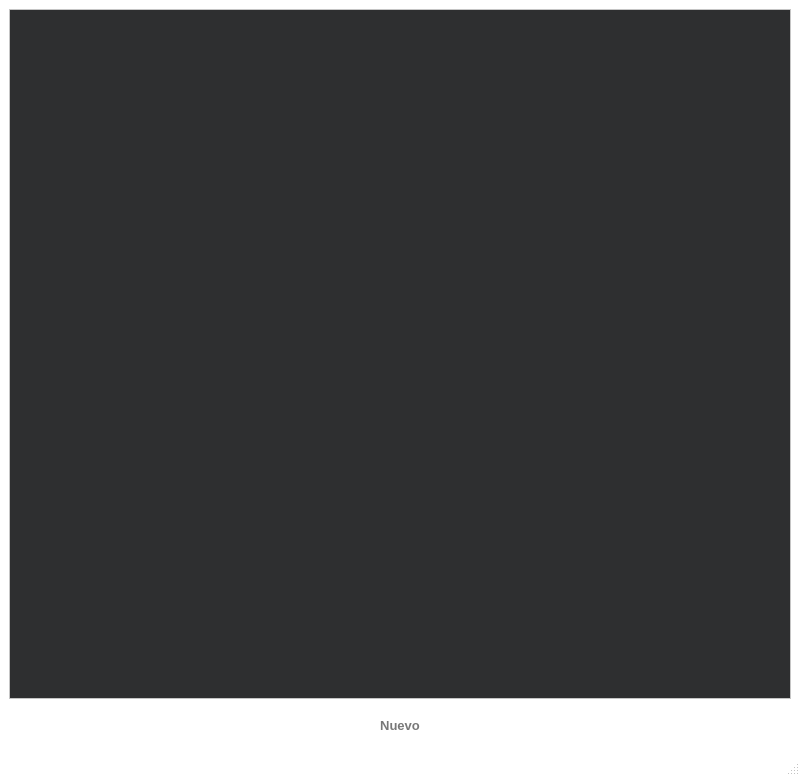
<?xml version="1.0" encoding="UTF-8"?>
<ui version="4.0">
 <class>Screen_Table_Resultado_Intervenciones</class>
 <widget class="QMainWindow" name="Screen_Table_Resultado_Intervenciones">
  <property name="geometry">
   <rect>
    <x>0</x>
    <y>0</y>
    <width>800</width>
    <height>776</height>
   </rect>
  </property>
  <property name="palette">
   <palette>
    <active>
     <colorrole role="Base">
      <brush brushstyle="SolidPattern">
       <color alpha="255">
        <red>46</red>
        <green>47</green>
        <blue>48</blue>
       </color>
      </brush>
     </colorrole>
     <colorrole role="Window">
      <brush brushstyle="SolidPattern">
       <color alpha="255">
        <red>255</red>
        <green>255</green>
        <blue>255</blue>
       </color>
      </brush>
     </colorrole>
    </active>
    <inactive>
     <colorrole role="Base">
      <brush brushstyle="SolidPattern">
       <color alpha="255">
        <red>46</red>
        <green>47</green>
        <blue>48</blue>
       </color>
      </brush>
     </colorrole>
     <colorrole role="Window">
      <brush brushstyle="SolidPattern">
       <color alpha="255">
        <red>255</red>
        <green>255</green>
        <blue>255</blue>
       </color>
      </brush>
     </colorrole>
    </inactive>
    <disabled>
     <colorrole role="Base">
      <brush brushstyle="SolidPattern">
       <color alpha="255">
        <red>255</red>
        <green>255</green>
        <blue>255</blue>
       </color>
      </brush>
     </colorrole>
     <colorrole role="Window">
      <brush brushstyle="SolidPattern">
       <color alpha="255">
        <red>255</red>
        <green>255</green>
        <blue>255</blue>
       </color>
      </brush>
     </colorrole>
    </disabled>
   </palette>
  </property>
  <property name="windowTitle">
   <string>MainWindow</string>
  </property>
  <widget class="QWidget" name="centralwidget">
   <layout class="QVBoxLayout" name="verticalLayout">
    <item>
     <widget class="QTableView" name="tableView">
      <property name="styleSheet">
       <string notr="true">font: 10pt &quot;Segoe UI&quot;;</string>
      </property>
     </widget>
    </item>
    <item>
     <layout class="QHBoxLayout" name="horizontalLayout">
      <item>
       <spacer name="horizontalSpacer">
        <property name="orientation">
         <enum>Qt::Horizontal</enum>
        </property>
        <property name="sizeHint" stdset="0">
         <size>
          <width>40</width>
          <height>20</height>
         </size>
        </property>
       </spacer>
      </item>
      <item>
       <widget class="QPushButton" name="pb_nueva">
        <property name="minimumSize">
         <size>
          <width>130</width>
          <height>40</height>
         </size>
        </property>
        <property name="maximumSize">
         <size>
          <width>130</width>
          <height>40</height>
         </size>
        </property>
        <property name="font">
         <font>
          <family>Segoe UI</family>
          <pointsize>10</pointsize>
          <weight>75</weight>
          <bold>true</bold>
         </font>
        </property>
        <property name="styleSheet">
         <string notr="true">border-radius: 10px;
color:rgb(120, 120, 120);</string>
        </property>
        <property name="text">
         <string>Nuevo</string>
        </property>
        <property name="icon">
         <iconset resource="assets.qrc">
          <normaloff>:/icons/plus_blue.png</normaloff>:/icons/plus_blue.png</iconset>
        </property>
        <property name="iconSize">
         <size>
          <width>20</width>
          <height>20</height>
         </size>
        </property>
       </widget>
      </item>
      <item>
       <spacer name="horizontalSpacer_2">
        <property name="orientation">
         <enum>Qt::Horizontal</enum>
        </property>
        <property name="sizeHint" stdset="0">
         <size>
          <width>40</width>
          <height>20</height>
         </size>
        </property>
       </spacer>
      </item>
     </layout>
    </item>
   </layout>
  </widget>
  <widget class="QMenuBar" name="menubar">
   <property name="geometry">
    <rect>
     <x>0</x>
     <y>0</y>
     <width>800</width>
     <height>21</height>
    </rect>
   </property>
  </widget>
  <widget class="QStatusBar" name="statusbar"/>
 </widget>
 <resources>
  <include location="assets.qrc"/>
 </resources>
 <connections/>
</ui>
